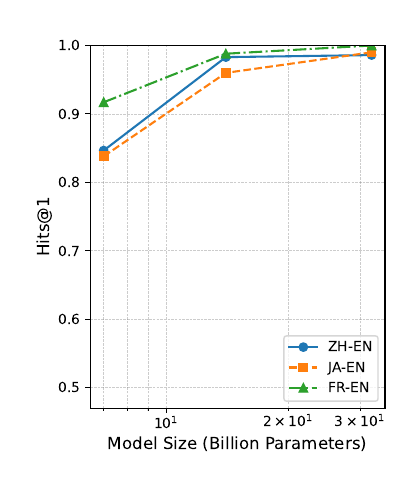

Write the Python code that produced this figure.
import matplotlib.pyplot as plt

# 模型规模
model_sizes = [7, 14, 32]  # 单位为Billion

# 不同数据集在不同模型规模上的Hits@1指标
hits_at_one_zh_simple = [0.8465, 0.983, 0.986]
hits_at_one_ja_simple = [0.838,0.960,0.990]
hits_at_one_fr_simple = [0.917,0.988,1.0]

# 创建图形和坐标轴
fig, ax = plt.subplots(figsize=(4, 5))

# 绘制三条折线
ax.plot(model_sizes, hits_at_one_zh_simple, marker='o', linestyle='-', label='ZH-EN')
ax.plot(model_sizes, hits_at_one_ja_simple, marker='s', linestyle='--', label='JA-EN')
ax.plot(model_sizes, hits_at_one_fr_simple, marker='^', linestyle='-.', label='FR-EN')

# 设置图例
ax.legend(loc='lower right')
ax.grid(True, which='both', linestyle='--', linewidth=0.5, color='gray', alpha=0.4)

# 设置横坐标和纵坐标的标签
ax.set_xlabel('Model Size (Billion Parameters)', fontsize=12)
ax.set_ylabel('Hits@1', fontsize=12)

# # 自动调整横纵坐标轴的范围
ax.set_xscale('log')  # 设置横坐标为对数尺度以反映参数规模的变化
# ax.spines['top'].set_visible(False)
# ax.spines['right'].set_visible(False)
# ax.autoscale()
ax.set_ylim(0.47, 1.0)
#save
handles, labels = ax.get_legend_handles_labels()
# fig.legend(handles, labels, loc='best', bbox_to_anchor=(0.51, 1.0), ncol=1, fontsize='large')

plt.tight_layout(rect=[0.05, 0.05, 1, 0.95])  # 调整布局留出空间
plt.savefig('chap04_simple_scaling.pdf', format='pdf')